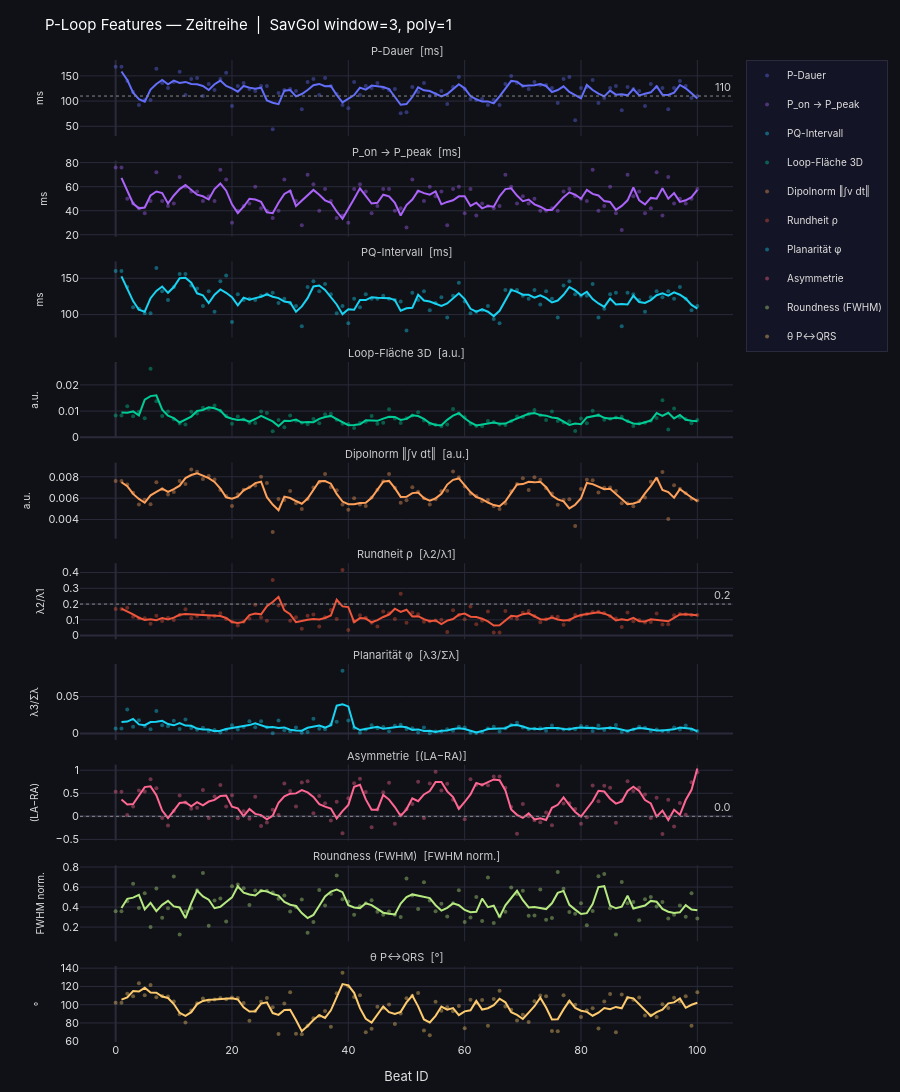

The code cell stored with this chart in its notebook:
### Code cell
plot_p_loop_features(df_p).show()
